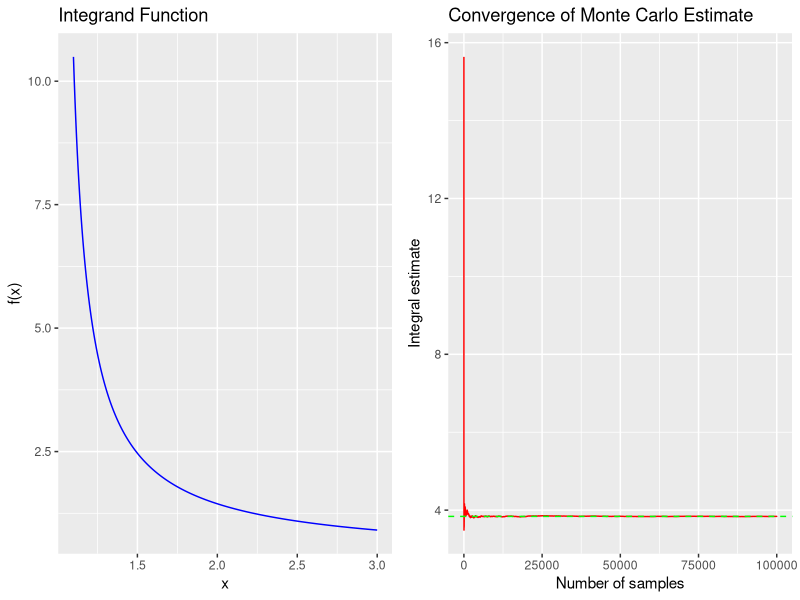
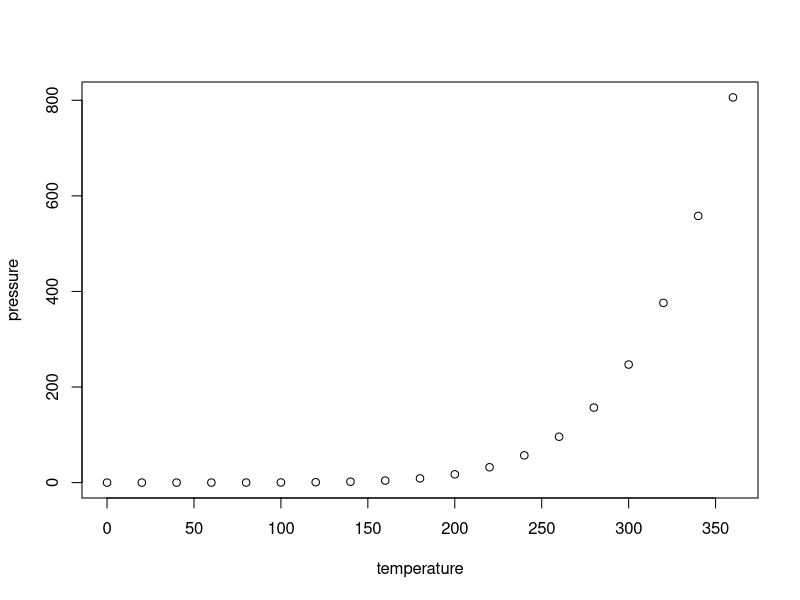

These figures' R source, in order:
## ---- chunk 1
f <- function(x) {
  1 / log(x)
}

# Integration interval
a <- 1.1
b <- 3

# Number of samples
N <- 100000

# Generate random x values
x_random <- runif(N, min = a, max = b)

# Evaluate function
y_values <- f(x_random)

# Cumulative partial means
partial_means <- cumsum(y_values) / seq_len(N)

# Convert to integral estimates
I_partial <- (b - a) * partial_means

# Final estimate
I_est <- I_partial[N]

cat(sprintf("Final Monte Carlo estimate of the integral = %.6f\n", I_est))

# ---- Plotting ----
# Load plotting library
library(ggplot2)

# Prepare data for plotting the function f(x)
x_vals <- seq(a, b, length.out = 400)
df_func <- data.frame(x = x_vals, y = f(x_vals))

# Plot integrand function
plot1 <- ggplot(df_func, aes(x, y)) +
  geom_line(color = "blue") +
  ggtitle("Integrand Function") +
  xlab("x") + ylab("f(x)")

# Prepare data for convergence plot
df_conv <- data.frame(n = 1:N, estimate = I_partial)

plot2 <- ggplot(df_conv, aes(n, estimate)) +
  geom_line(color = "red") +
  geom_hline(yintercept = I_est, color = "green", linetype = "dashed") +
  ggtitle("Convergence of Monte Carlo Estimate") +
  xlab("Number of samples") +
  ylab("Integral estimate")
## ---- chunk 2
library(gridExtra)
grid.arrange(plot1, plot2, ncol = 2)
## ---- chunk 3

## ---- chunk 4
knitr::opts_chunk$set(echo = TRUE)
## ---- chunk 5
summary(cars)
## ---- chunk 6
plot(pressure)
